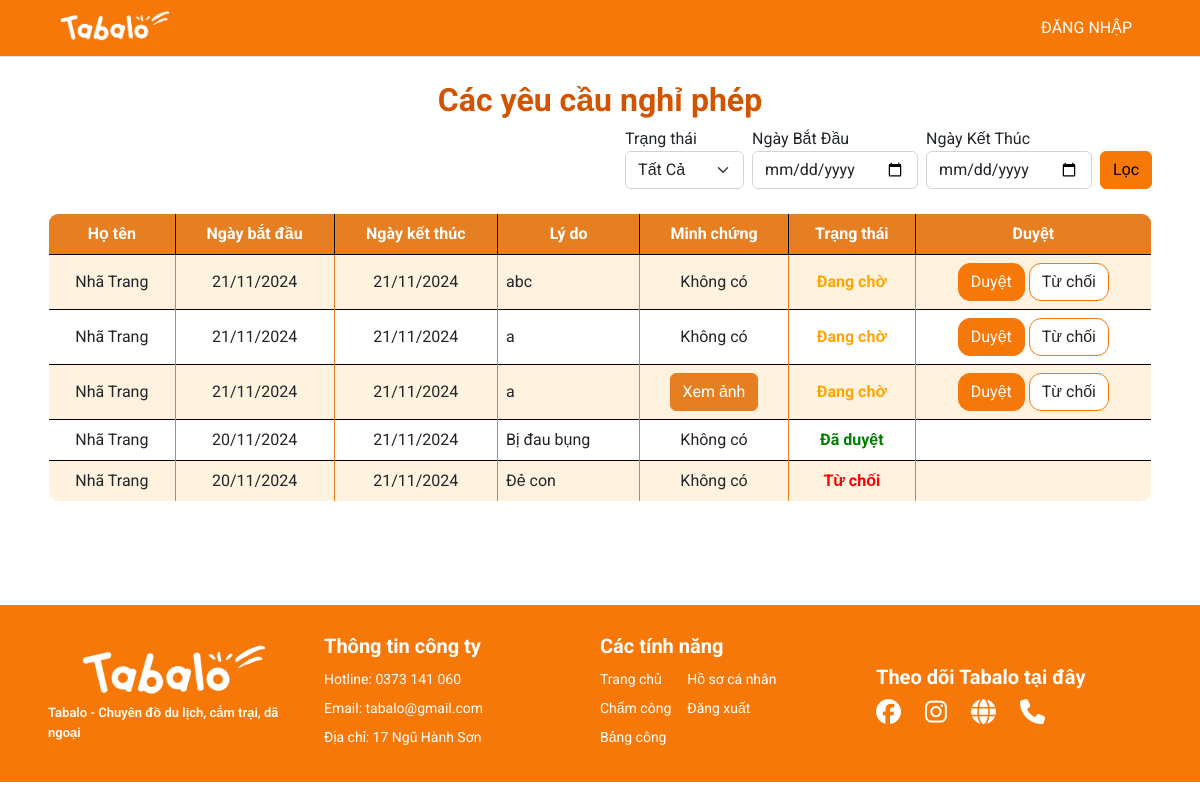
Page /management/dayoff/ on the earlier database version.
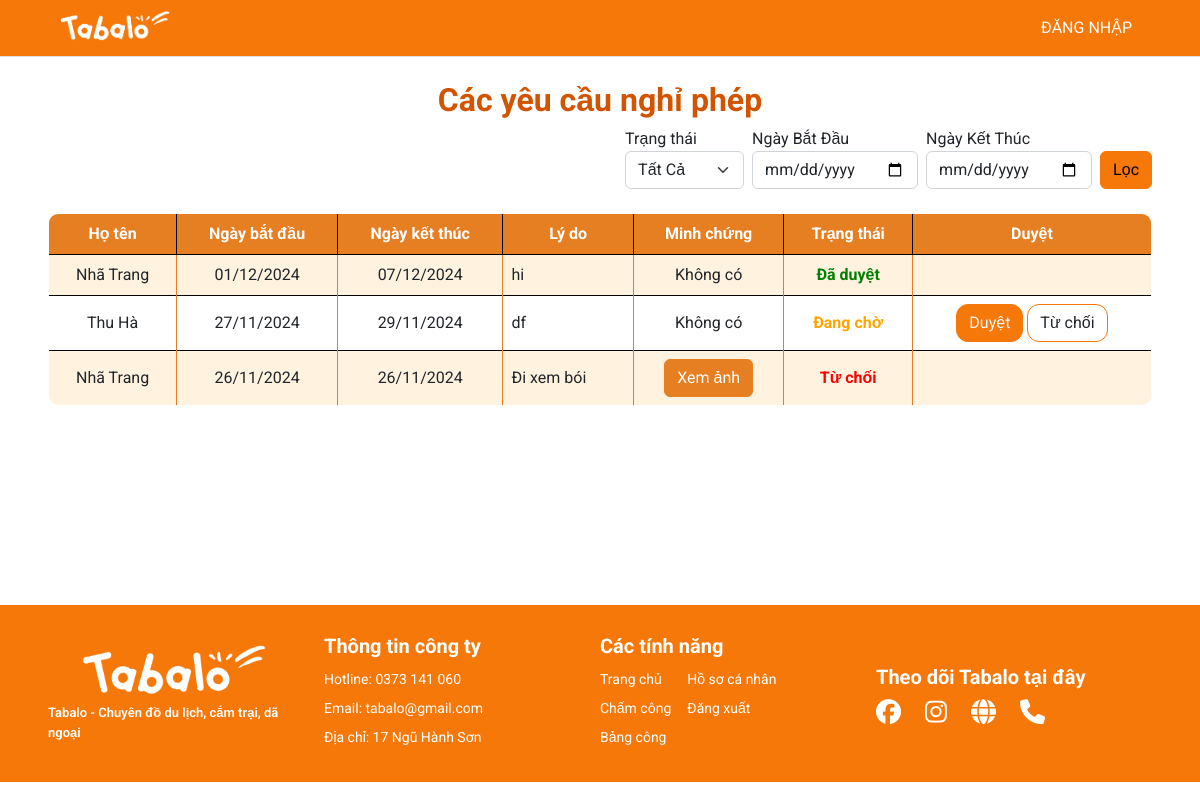
Same page on the later database version.
### myapp/models.py (models this page shows, shortened)
class DayOffRequest(models.Model):
    STATUS_CHOICES = [
        ('pending', 'Pending'),
        ('approved', 'Approved'),
        ('rejected', 'Rejected'),
    ]
    user = models.ForeignKey(User, on_delete=models.CASCADE)
    start_date = models.DateField()
    end_date = models.DateField()
    reason = models.TextField()
    status = models.CharField(max_length=10, choices=STATUS_CHOICES, default='pending')
    image = models.ImageField(upload_to='uploads/', blank=True, null=True)

### management/views.py (the view, shortened to what this page needs)
# urls.py: path('dayoff/', views.admin_review_requests, name='dayoff'),
def admin_review_requests(request):
    title = 'Đơn nghỉ phép'
    requests = DayOffRequest.objects.order_by('-start_date')
    status = request.GET.get('status', '')
    start_date = request.GET.get('start-date', '')
    end_date = request.GET.get('end-date', '')
    if start_date and end_date:
      requests = requests.filter(start_date__range=[start_date, end_date])
    elif start_date:
      requests = requests.filter(start_date__range=[start_date, datetime.now().date()])
    elif end_date:
      requests = requests.filter(start_date__range=[datetime.now().date(), end_date])
    paginator = Paginator(requests, 10)
    page_number = request.GET.get('page', '')
    try:
      page_obj = paginator.get_page(page_number)
    except PageNotAnInteger:
      page_obj = paginator.page(1)
    except EmptyPage:
      page_obj = paginator.page(paginator.num_pages)
    query_params = request.GET.copy()
    if 'page' in query_params:
      query_params.pop('page')
    context = {'title': title,
               'start_date': start_date,
               'end_date': end_date,
               'status': status,
               'page_obj': page_obj,
               'query_params': query_params.urlencode()}
    return render(request, 'pages/admin_review_requests.html', context)

### management/context_processors.py (called while the page is built)
def pending_dayoff(request):
  count_pending = DayOffRequest.objects.filter(status='pending').count()
  return {'count_pending': count_pending}

### templates/pages/admin_review_requests.html (shortened to what this page needs)
{% extends '../layouts/base.html' %}
{% load static %}
{% block main %}
<link rel="stylesheet" href="{% static 'styles/table.css' %}">
<br>
<h1 style="text-align: center; font-size: 2rem; font-weight: bold; color: #D35400;">Các yêu cầu nghỉ phép</h1>
{% include 'partials/filter_dayoff.html' %}
<br>
<table class="table table-hover table-bordered custom-border" style="border-radius: 10px; overflow: hidden;">
  <thead class="bg-tab text-white" style="background-color: #E67E22;">
    <tr>
      <th scope="col" class="text-center" >Họ tên</th>
      <th scope="col" class="text-center" >Ngày bắt đầu</th>
      <th scope="col" class="text-center" >Ngày kết thúc</th>
      <th scope="col" class="text-center" >Lý do</th>
      <th scope="col" class="text-center" >Minh chứng</th>
      <th scope="col" class="text-center" >Trạng thái</th>
      <th scope="col" class="text-center" >Duyệt</th>
    </tr>
  </thead>
  <tbody>
    {% for rq in page_obj %}
      <tr class="table-row">
        <td class="text-center align-middle border-cell">{{ rq.user.first_name }} {{ rq.user.last_name }}</td>
        <td class="text-center align-middle border-cell">{{ rq.start_date|date:"d/m/Y" }}</td>
        <td class="text-center align-middle border-cell">{{ rq.end_date|date:"d/m/Y" }}</td>
        <td class="align-middle border-cell">{{ rq.reason }}</td>
        <td class="text-center align-middle border-cell">
          {% if rq.image %}
          <a href="{{ rq.image.url }}" target="_blank" style="text-decoration: none;">
            <button class="btn btn-secondary" style="background-color: #E67E22; border-color: #E67E22; color: white;">
              Xem ảnh
            </button>
          </a>
          {% else %}
          <span>Không có</span>
          {% endif %}
        </td>
        <td class="text-center align-middle border-cell">
          {% if rq.status == 'approved' %}
          <span style="color: green; font-weight: bold;">Đã duyệt</span>
          {% elif rq.status == 'pending' %}
          <span style="color: orange; font-weight: bold;">Đang chờ</span>
          {% else %}
          <span style="color: red; font-weight: bold;">Từ chối</span>
          {% endif %}
        </td>
        <td class="border-cell">
          {% if rq.status == 'pending' %}
          <form method="post">
            <center>
              <button class="btn bg-btn text-light" name="accept" value="{{ rq.id }}">Duyệt</button>
              <button class="btn bg-btn-light" name="refuse" value="{{ rq.id }}">Từ chối</button>
            </center>
          </form>
          {% endif %}
        </td>
      </tr>
    {% endfor %}
  </tbody>
</table>
{% endblock %}

### templates/layouts/base.html (shortened to what this page needs)
{% load static %}
<!DOCTYPE html>
<html lang="en">
<head>
    <link rel="stylesheet" href="{% static 'styles/style.css' %}">
    <link rel="stylesheet" href="https://cdnjs.cloudflare.com/ajax/libs/font-awesome/6.5.2/css/all.min.css"/>
    <link href="https://cdn.jsdelivr.net/npm/bootstrap@5.2.3/dist/css/bootstrap.min.css" rel="stylesheet">
</head>
<body>
    {% include '../partials/header.html' %}
    <main class="ms-5 me-5 font-rbt">
        {% block main %}
        {% endblock %}
    </main>
    {% include '../partials/footer.html' %}
</body>
</html>

### templates/partials/header.html (shortened to what this page needs)
{% load static %}
<nav class="navbar navbar-expand-lg bg-orange">
  <div class="container-fluid me-5 ms-5">
    <a class="navbar-brand" href="/" style="padding-top: 0;">
      <img src="{% static 'images/logo.png' %}" height="30px" alt="Ảnh logo">
    </a>
    <div class="collapse navbar-collapse font-rbt" id="navbarNavDropdown">
      {% if request.user.is_authenticated %}
      <ul class="navbar-nav">
        <li class="nav-item">
          {% if request.user.is_superuser %}
            <a class="nav-link {% if request.path == '/management/letter/' %} text-select {% endif %} nav-link-hover" href="/management/letter/" style="font-size: 16px;">
              <i class="fa-regular fa-envelope"></i>
            </a>
          {% else %}
            <a class="nav-link {% if request.path == '/letters/' %} text-select {% endif %} nav-link-hover" href="/letters/" style="font-size: 16px;">
              <i class="fa-regular fa-envelope"></i>
            </a>
          {% endif %}
        </li>
        <li class="nav-item dropdown">
          <a class="nav-link dropdown-toggle nav-link-hover" href="#" role="button" data-bs-toggle="dropdown" aria-expanded="false" style="font-size: 16px;">
            <i class="fa-regular fa-user"></i> TÀI KHOẢN
          </a>
          <ul class="dropdown-menu bg-orange">
            <li><a class="dropdown-item" href="/profile/{{request.user.username}}/" style="font-size: 16px;">HỒ SƠ</a></li>
            <li><a class="dropdown-item" href="/logout/">ĐĂNG XUẤT</a></li>
          </ul>
        </li>
      </ul>
      {% else %}
      <ul class="navbar-nav">
        <li class="nav-item">
          <a class="nav-link {% if request.path == '/login/' %} text-select {% endif %} nav-link-hover" href="/login/">ĐĂNG NHẬP</a>
        </li>
      </ul>
      {% endif %}
    </div>
  </div>
</nav>

### templates/partials/filter_dayoff.html (shortened to what this page needs)
<div class="col-12 d-flex justify-content-end">
  <form action="" class="col-8 d-flex gap-2 justify-content-end">
    <div>
      <label for="select-status">Trạng thái</label><br>
      <select id="select-status" name="status" class="form-select" style="cursor: pointer;" aria-label="Default select example">
        <option value="">Tất Cả</option>
      </select>
    </div>
    <div>
      <label for="start-date">Ngày Bắt Đầu</label><br>
      <input type="date" name="start-date" id="start-date" class="form-control" style="cursor: pointer;" value="{% if start_date %}{{ start_date }}{% endif %}">
    </div>
    <div>
      <label for="end_date">Ngày Kết Thúc</label><br>
      <input type="date" name="end-date" id="end_date" class="form-control" style="cursor: pointer;" value="{% if end_date %}{{ end_date }}{% endif %}">
    </div>
    <button type="submit" class="btn btn-info bg-filter mt-4">Lọc</button>
  </form>
</div>

### templates/partials/footer.html
{% load static %}
<div class="bg-orange font-rbt">
  <div class="row pe-5 ps-5 pt-4 pb-4" style="width: 100%;">
    <div class="col d-flex items-center">
      <div class="mt-3 mb-3">
        <div class="d-flex justify-content-center mb-2">
          <img src="{% static 'images/logo.png' %}" alt="Logo" height="50px">
        </div>
        <div class="text-white" style="font-size: 13px; font-weight: 600;">Tabalo - Chuyên đồ du lịch, cắm trại, dã ngoại</div>
      </div>
    </div>
    <div class="col d-flex items-center">
      <div>
        <div class="text-white mb-2" style="font-size: 20px; font-weight: 700;">Thông tin công ty</div>
        <div class="text-white">
          <div style="font-size: 14px;" class="mb-2">Hotline: 0373 141 060</div>
          <div style="font-size: 14px;" class="mb-2">Email: tabalo@gmail.com</div>
          <div style="font-size: 14px;" class="mb-2">Địa chỉ: 17 Ngũ Hành Sơn</div>
        </div>
      </div>
    </div>
    <div class="col d-flex items-center">
      <div>
        <div class="text-white mb-2" style="font-size: 20px; font-weight: 700;">Các tính năng</div>
        <div class="text-white d-flex gap-3">
          <div>
            <div style="font-size: 14px;" class="mb-2">Trang chủ</div>
            <div style="font-size: 14px;" class="mb-2">Chấm công</div>
            <div style="font-size: 14px;" class="mb-2">Bảng công</div>
          </div>
          <div>
            <div style="font-size: 14px;" class="mb-2">Hồ sơ cá nhân</div>
            <div style="font-size: 14px;" class="mb-2">Đăng xuất</div>
          </div>
        </div>
      </div>
    </div>
    <div class="col d-flex items-center">
      <div class="mt-3 mb-3">
        <div class="text-white mb-2" style="font-size: 20px; font-weight: 700;">Theo dõi Tabalo tại đây</div>
        <div class="text-white d-flex gap-4" style="font-size: 25px; font-weight: 600;">
          <i class="fa-brands fa-facebook"></i>
          <i class="fa-brands fa-instagram"></i>
          <i class="fa-solid fa-globe"></i>
          <i class="fa-solid fa-phone"></i>
        </div>
      </div>
    </div>
  </div>
</div>

### static/styles/style.css (style rules this page uses)
.bg-orange { background-color: #F67809 !important; --bs-pagination-active-border-color: #F67809 !important; }
.bg-btn { background-color: #F67809 !important; --bs-btn-border-color: #F67809 !important; border-radius: 12px !important; --bs-btn-hover-border-color: none !important; --bs-btn-active-bg: none !important; --bs-btn-active-border-color: none !important; }
.bg-btn-light { color: #F67809; background-color: white !important; --bs-btn-border-color: #F67809 !important; border-radius: 12px !important; --bs-btn-hover-border-color: none !important; --bs-btn-active-bg: none !important; --bs-btn-active-border-color: none !important; }
.bg-filter { background-color: #F67809 !important; --bs-btn-border-color: #F67809 !important; --bs-btn-hover-border-color: none !important; --bs-btn-active-bg: none !important; --bs-btn-active-border-color: none !important; }
.nav-link { color: white !important; }
.font-rbt { font-family: 'Roboto', sans-serif; }
.items-center { align-items: center; }
main { position: relative; min-height: 68.5vh; }
.navbar-expand-lg { position: sticky !important; top: 0 !important; z-index: 999 !important; border-bottom: .1px solid rgb(223, 223, 223); }
.bg-tab { background-color: #FF983E !important; }
table { border-collapse: collapse; border: 1px solid #000 !important; }
table th, table td { border: 1px solid #000000; }
.bg-orange { background-color: #FF7043; }
.nav-link-hover { color: white; transition: color 0.3s ease, background-color 0.3s ease; }

### static/styles/table.css (style rules this page uses)
.table-bordered thead th { vertical-align: middle; }
.table-bordered tbody tr:nth-child(odd) { background-color: #FFF3E0; }
.table-bordered tbody tr:nth-child(even) { background-color: #FFFFFF; }
.bg-tab { background-color: #E67E22 !important; color: white !important; }
.custom-border { border: 2px solid #E67E22; border-radius: 10px; }
.border-cell { border: 1px solid #E67E22; }

Differences in the rows shown:
removed DayOffRequest: user.first_name "Nhã", user.last_name "Trang", start_date "21/11/2024", end_date "21/11/2024", reason "abc", image "Không có", status "Đang chờ", {{ rq.id }} 3 (drawn)
removed DayOffRequest: user.first_name "Nhã", user.last_name "Trang", start_date "21/11/2024", end_date "21/11/2024", reason "a", image "Không có", status "Đang chờ", {{ rq.id }} 4 (drawn)
removed DayOffRequest: user.first_name "Nhã", user.last_name "Trang", start_date "21/11/2024", end_date "21/11/2024", reason "a", status "Đang chờ", {{ rq.id }} 5 (drawn)
removed DayOffRequest: user.first_name "Nhã", user.last_name "Trang", start_date "20/11/2024", end_date "21/11/2024", reason "Bị đau bụng", shows "Không có", status "Đã duyệt"
removed DayOffRequest: user.first_name "Nhã", user.last_name "Trang", start_date "20/11/2024", end_date "21/11/2024", reason "Đẻ con", shows "Không có", status "Từ chối"
added DayOffRequest: user.first_name "Nhã", user.last_name "Trang", start_date "01/12/2024", end_date "07/12/2024", reason "hi", image "Không có", status "Đã duyệt"
added DayOffRequest: user.first_name "Thu", user.last_name "Hà", start_date "27/11/2024", end_date "29/11/2024", reason "df", image "Không có", status "Đang chờ", {{ rq.id }} 8 (drawn)
added DayOffRequest: user.first_name "Nhã", user.last_name "Trang", start_date "26/11/2024", end_date "26/11/2024", reason "Đi xem bói", status "Từ chối"
